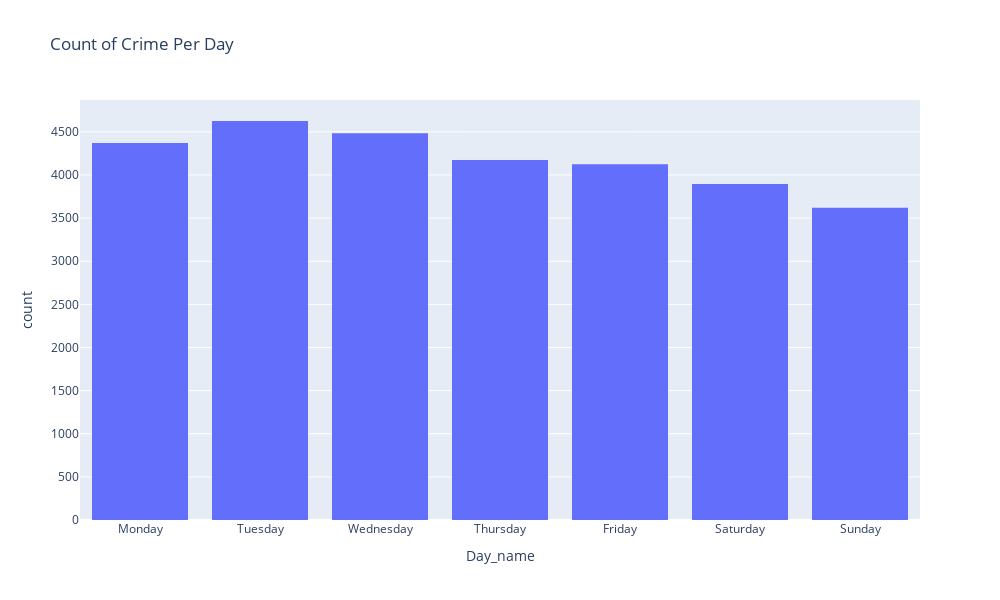

Notebook cell for this chart:
### Code cell
df = pd.read_csv("Crime_Incidents_in_2024.csv")
df['REPORT_DAT'] = pd.to_datetime(df['REPORT_DAT'], utc=True)
df['Day_name'] = df['REPORT_DAT'].dt.day_name()
day_counts = df["Day_name"].value_counts()

#df = df[df['Day_name', day_counts]]

date = pd.read_csv('Crime_Incidents_in_2024.csv', sep=',')
fig = px.histogram(
    df, 
    x='Day_name', 
    width=1000, 
    height=600,
    title="Count of Crime Per Day",
    category_orders={"Day_name": ["Monday", "Tuesday", "Wednesday", "Thursday", "Friday", "Saturday", "Sunday"]},  # Ensure correct day order
    histfunc="count"  
)
fig.show()

### Figure 1 — Plotly figure (JSON) as saved in the notebook; plotly's stock layout.template omitted (floating-point values rounded to 4 significant figures; data arrays with more than 128 entries replaced by an {"elided": "..."} marker saying what was removed)
{"data": [{"alignmentgroup": "True", "bingroup": "x", "histfunc": "count", "hovertemplate": "Day_name=%{x}<br>count=%{y}<extra></extra>", "legendgroup": "", "marker": {"color": "#636efa", "pattern": {"shape": ""}}, "name": "", "offsetgroup": "", "orientation": "v", "showlegend": false, "type": "histogram", "x": {"elided": "29294 str values"}, "xaxis": "x", "yaxis": "y"}], "layout": {"barmode": "relative", "height": 600, "legend": {"tracegroupgap": 0}, "title": {"text": "Count of Crime Per Day"}, "width": 1000, "xaxis": {"anchor": "y", "categoryarray": ["Monday", "Tuesday", "Wednesday", "Thursday", "Friday", "Saturday", "Sunday"], "categoryorder": "array", "domain": [0, 1], "title": {"text": "Day_name"}}, "yaxis": {"anchor": "x", "domain": [0, 1], "title": {"text": "count"}}}}
